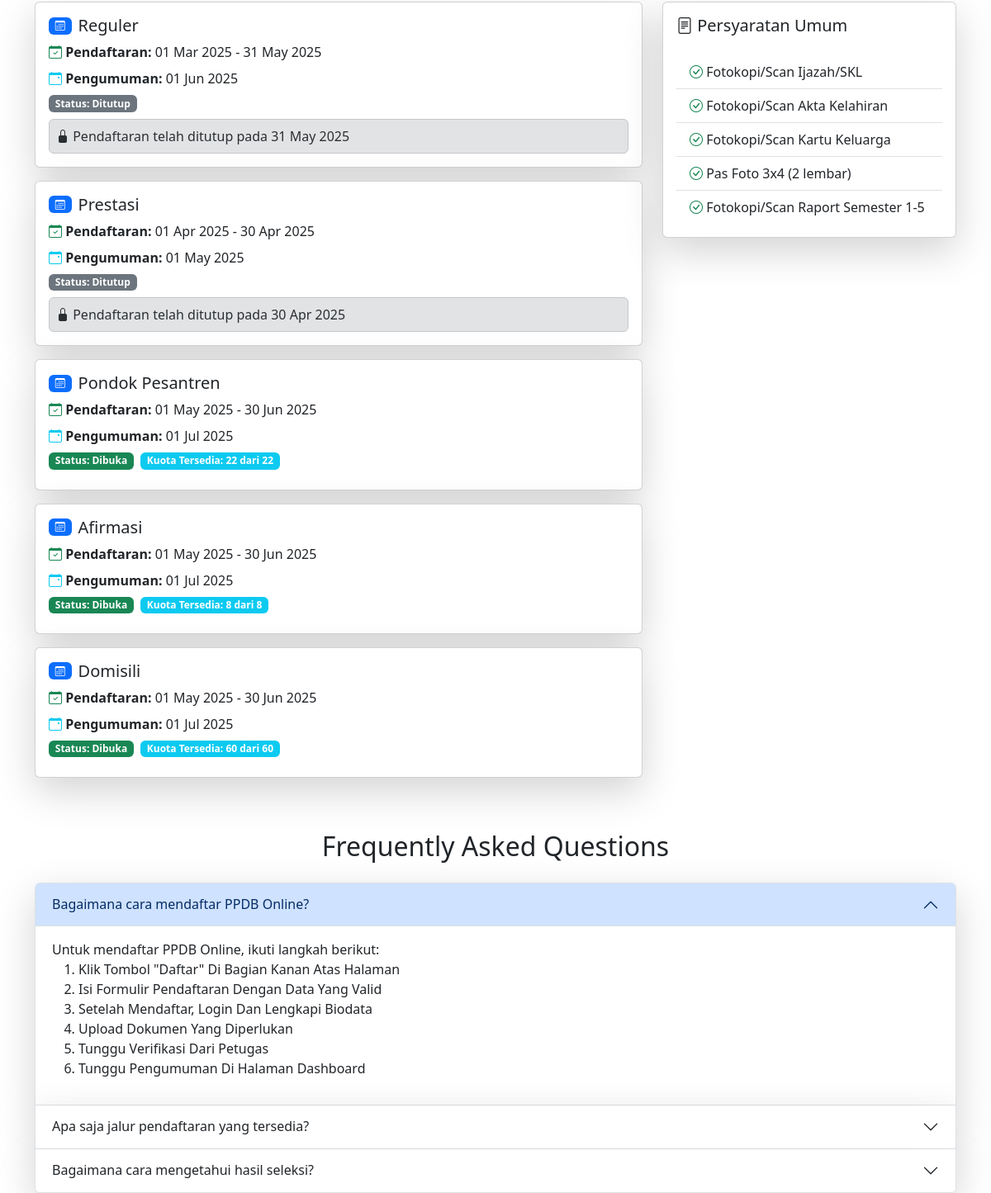
The app's page / (middle part), older data.
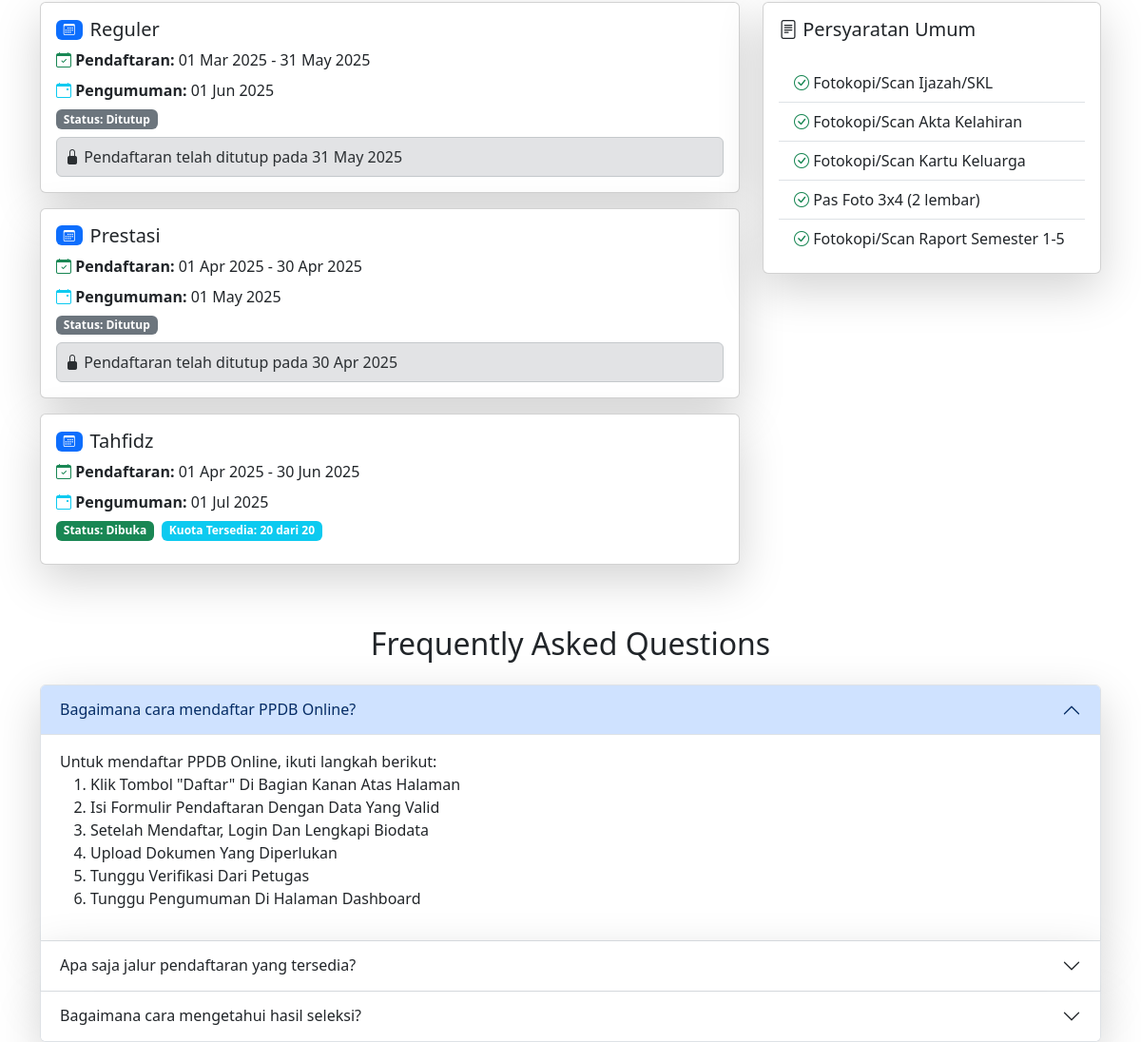
The same page, newer data.
### tables this page shows
CREATE TABLE jalur_pendaftaran (
    id INT PRIMARY KEY AUTO_INCREMENT,
    nama_jalur VARCHAR(50) UNIQUE,
    kuota INT,
    tanggal_buka DATETIME,
    tanggal_tutup DATETIME,
    tanggal_pengumuman DATETIME,
    created_at TIMESTAMP DEFAULT CURRENT_TIMESTAMP
);

### index.php (the view, shortened to what the changed rows need)
<?php
require_once __DIR__.'/includes/functions.php';
$now = new DateTime('now', new DateTimeZone('Asia/Jakarta'));
$current_date = $now->format('Y-m-d H:i:s');
$query = "SELECT j.*,
          DATE_FORMAT(j.tanggal_buka, '%d %b %Y') AS formatted_tanggal_buka,
          DATE_FORMAT(j.tanggal_tutup, '%d %b %Y') AS formatted_tanggal_tutup,
          DATE_FORMAT(j.tanggal_pengumuman, '%d %b %Y') AS formatted_tanggal_pengumuman,
          j.tanggal_buka as real_tanggal_buka,
          j.tanggal_tutup as real_tanggal_tutup,
          (SELECT COUNT(*) FROM peserta WHERE jalur_id = j.id) as total_pendaftar
          FROM jalur_pendaftaran j
          WHERE j.nama_jalur = ?
          LIMIT 1";
$jalur_pendaftaran = [];
$jalur_order = ['Reguler', 'Prestasi', 'Tahfidz', 'Pondok Pesantren', 'Afirmasi', 'Domisili'];
foreach ($jalur_order as $nama_jalur) {
    $stmt = $pdo->prepare($query);
    $stmt->execute([$nama_jalur]);
    $jalur = $stmt->fetch(PDO::FETCH_ASSOC);
    if ($jalur) {
        $jalur['sisa_kuota'] = $jalur['kuota'] - $jalur['total_pendaftar'];
        if ($current_date < $jalur['real_tanggal_buka']) {
            $jalur['status_jalur'] = 'Belum Dibuka';
        } elseif ($current_date >= $jalur['real_tanggal_tutup']) {
            $jalur['status_jalur'] = 'Ditutup';
        } elseif ($jalur['sisa_kuota'] <= 0) {
            $jalur['status_jalur'] = 'Kuota Penuh';
        } else {
            $jalur['status_jalur'] = 'Dibuka';
        }
        $jalur_pendaftaran[] = $jalur;
    }
}
?>
<!DOCTYPE html>
<html lang="id">
<head>
    <link href="https://cdn.jsdelivr.net/npm/bootstrap@5.3.0/dist/css/bootstrap.min.css" rel="stylesheet">
    <link rel="stylesheet" href="https://cdn.jsdelivr.net/npm/bootstrap-icons@1.11.1/font/bootstrap-icons.css">
</head>
<body>
    <div class="container">
        <section class="mb-4 mt-0 pt-4" id="jadwal">
            <div class="row">
                <div class="col-lg-8">
                    <div class="timeline">
                        <?php foreach ($jalur_pendaftaran as $jalur): ?>
                        <div class="card mb-3 border-100 shadow-lg">
                            <div class="card-body">
                                <div class="d-flex align-items-center mb-2">
                                    <span class="badge bg-primary me-2">
                                        <i class="bi bi-calendar3"></i>
                                    </span>
                                    <h5 class="card-title mb-0"><?= htmlspecialchars($jalur['nama_jalur']) ?></h5>
                                </div>
                                <div class="timeline-info">
                                    <p class="mb-2">
                                        <i class="bi bi-calendar-check text-success"></i>
                                        <strong>Pendaftaran:</strong>
                                        <?= htmlspecialchars($jalur['formatted_tanggal_buka']) ?> - <?= htmlspecialchars($jalur['formatted_tanggal_tutup']) ?>
                                    </p>
                                    <p class="mb-2">
                                        <i class="bi bi-calendar-event text-info"></i>
                                        <strong>Pengumuman:</strong>
                                        <?= htmlspecialchars($jalur['formatted_tanggal_pengumuman']) ?>
                                    </p>
                                    <div class="d-flex flex-wrap gap-2 mb-2">
                                        <span class="badge bg-<?= $jalur['status_jalur'] === 'Dibuka' ? 'success' :
                                                              ($jalur['status_jalur'] === 'Kuota Penuh' ? 'danger' :
                                                              ($jalur['status_jalur'] === 'Ditutup' ? 'secondary' : 'warning')) ?>">
                                            Status: <?= htmlspecialchars($jalur['status_jalur']) ?>
                                        </span>
                                        <?php if ($jalur['status_jalur'] !== 'Ditutup'): ?>
                                            <span class="badge bg-<?= $jalur['sisa_kuota'] <= 0 ? 'danger' : 'info' ?>">
                                                Kuota Tersedia: <?= htmlspecialchars($jalur['sisa_kuota']) ?> dari <?= htmlspecialchars($jalur['kuota']) ?>
                                            </span>
                                        <?php endif; ?>
                                    </div>
                                    <?php if ($jalur['sisa_kuota'] <= 0): ?>
                                        <div class="alert alert-danger p-2 mb-0">
                                            <i class="bi bi-exclamation-triangle-fill"></i>
                                            Kuota pendaftaran telah penuh (<?= htmlspecialchars($jalur['total_pendaftar']) ?>/<?= htmlspecialchars($jalur['kuota']) ?> pendaftar)
                                        </div>
                                    <?php elseif ($jalur['status_jalur'] === 'Belum Dibuka'): ?>
                                        <div class="alert alert-info p-2 mb-0">
                                            <i class="bi bi-info-circle-fill"></i> Pendaftaran akan dibuka pada <?= htmlspecialchars($jalur['formatted_tanggal_buka']) ?>
                                        </div>
                                    <?php elseif ($jalur['status_jalur'] === 'Ditutup'): ?>
                                        <div class="alert alert-secondary p-2 mb-0">
                                            <i class="bi bi-lock-fill"></i> Pendaftaran telah ditutup pada <?= htmlspecialchars($jalur['formatted_tanggal_tutup']) ?>
                                        </div>
                                    <?php endif; ?>
                                </div>
                            </div>
                        </div>
                        <?php endforeach; ?>
                    </div>
                </div>
            </div>
        </section>
        <section class="mb-4 mt-0 pt-4" id="faq">
            <h2 class="text-center mb-4">Frequently Asked Questions</h2>
        </section>
    </div>
</body>
</html>

Row changes from the older to the newer data that the page shows:
removed jalur_pendaftaran: nama_jalur "Afirmasi", formatted_tanggal_buka "01 May 2025", formatted_tanggal_tutup "30 Jun 2025", formatted_tanggal_pengumuman "01 Jul 2025", status_jalur "Dibuka", kuota "8"
removed jalur_pendaftaran: nama_jalur "Domisili", formatted_tanggal_buka "01 May 2025", formatted_tanggal_tutup "30 Jun 2025", formatted_tanggal_pengumuman "01 Jul 2025", status_jalur "Dibuka", kuota "60"
changed jalur_pendaftaran: nama_jalur "Pondok Pesantren" → "Tahfidz"; formatted_tanggal_buka "01 May 2025" → "01 Apr 2025"; kuota "22" → "20"
